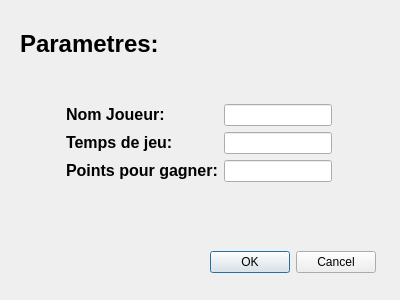
<?xml version="1.0" encoding="UTF-8"?>
<ui version="4.0">
 <class>ChifoumiDialog</class>
 <widget class="QDialog" name="ChifoumiDialog">
  <property name="geometry">
   <rect>
    <x>0</x>
    <y>0</y>
    <width>400</width>
    <height>300</height>
   </rect>
  </property>
  <property name="minimumSize">
   <size>
    <width>400</width>
    <height>300</height>
   </size>
  </property>
  <property name="maximumSize">
   <size>
    <width>400</width>
    <height>300</height>
   </size>
  </property>
  <property name="windowTitle">
   <string>Paramètres</string>
  </property>
  <widget class="QWidget" name="verticalLayoutWidget">
   <property name="geometry">
    <rect>
     <x>20</x>
     <y>30</y>
     <width>356</width>
     <height>243</height>
    </rect>
   </property>
   <layout class="QFormLayout" name="formLayout">
    <item row="1" column="0">
     <layout class="QGridLayout" name="gridLayout">
      <item row="4" column="1">
       <widget class="QLabel" name="label_3">
        <property name="text">
         <string>&lt;html&gt;&lt;head/&gt;&lt;body&gt;&lt;p&gt;&lt;span style=&quot; font-size:12pt; font-weight:600;&quot;&gt;Points pour gagner:&lt;/span&gt;&lt;/p&gt;&lt;/body&gt;&lt;/html&gt;</string>
        </property>
       </widget>
      </item>
      <item row="3" column="2">
       <widget class="QLineEdit" name="tempsResul"/>
      </item>
      <item row="2" column="1">
       <widget class="QLabel" name="label">
        <property name="text">
         <string>&lt;html&gt;&lt;head/&gt;&lt;body&gt;&lt;p&gt;&lt;span style=&quot; font-size:12pt; font-weight:600;&quot;&gt;Nom Joueur:&lt;/span&gt;&lt;/p&gt;&lt;/body&gt;&lt;/html&gt;</string>
        </property>
       </widget>
      </item>
      <item row="3" column="1">
       <widget class="QLabel" name="label_2">
        <property name="text">
         <string>&lt;html&gt;&lt;head/&gt;&lt;body&gt;&lt;p&gt;&lt;span style=&quot; font-size:12pt; font-weight:600;&quot;&gt;Temps de jeu:&lt;/span&gt;&lt;/p&gt;&lt;/body&gt;&lt;/html&gt;</string>
        </property>
       </widget>
      </item>
      <item row="2" column="2">
       <widget class="QLineEdit" name="nomResul"/>
      </item>
      <item row="4" column="2">
       <widget class="QLineEdit" name="pointsResul"/>
      </item>
      <item row="3" column="0">
       <spacer name="horizontalSpacer">
        <property name="orientation">
         <enum>Qt::Horizontal</enum>
        </property>
        <property name="sizeHint" stdset="0">
         <size>
          <width>40</width>
          <height>20</height>
         </size>
        </property>
       </spacer>
      </item>
      <item row="1" column="0" colspan="3">
       <spacer name="verticalSpacer">
        <property name="orientation">
         <enum>Qt::Vertical</enum>
        </property>
        <property name="sizeHint" stdset="0">
         <size>
          <width>20</width>
          <height>40</height>
         </size>
        </property>
       </spacer>
      </item>
      <item row="0" column="0" colspan="3">
       <widget class="QLabel" name="label_4">
        <property name="text">
         <string>&lt;html&gt;&lt;head/&gt;&lt;body&gt;&lt;p&gt;&lt;span style=&quot; font-size:18pt; font-weight:600;&quot;&gt;Parametres:&lt;/span&gt;&lt;/p&gt;&lt;/body&gt;&lt;/html&gt;</string>
        </property>
       </widget>
      </item>
     </layout>
    </item>
    <item row="3" column="0" colspan="2">
     <widget class="QDialogButtonBox" name="BoutonValider">
      <property name="orientation">
       <enum>Qt::Horizontal</enum>
      </property>
      <property name="standardButtons">
       <set>QDialogButtonBox::Cancel|QDialogButtonBox::Ok</set>
      </property>
     </widget>
    </item>
    <item row="2" column="0" colspan="2">
     <spacer name="verticalSpacer_2">
      <property name="orientation">
       <enum>Qt::Vertical</enum>
      </property>
      <property name="sizeHint" stdset="0">
       <size>
        <width>20</width>
        <height>40</height>
       </size>
      </property>
     </spacer>
    </item>
   </layout>
  </widget>
 </widget>
 <resources/>
 <connections>
  <connection>
   <sender>ChifoumiDialog</sender>
   <signal>accepted()</signal>
   <receiver>ChifoumiDialog</receiver>
   <slot>accept()</slot>
   <hints>
    <hint type="sourcelabel">
     <x>199</x>
     <y>149</y>
    </hint>
    <hint type="destinationlabel">
     <x>199</x>
     <y>149</y>
    </hint>
   </hints>
  </connection>
 </connections>
</ui>
